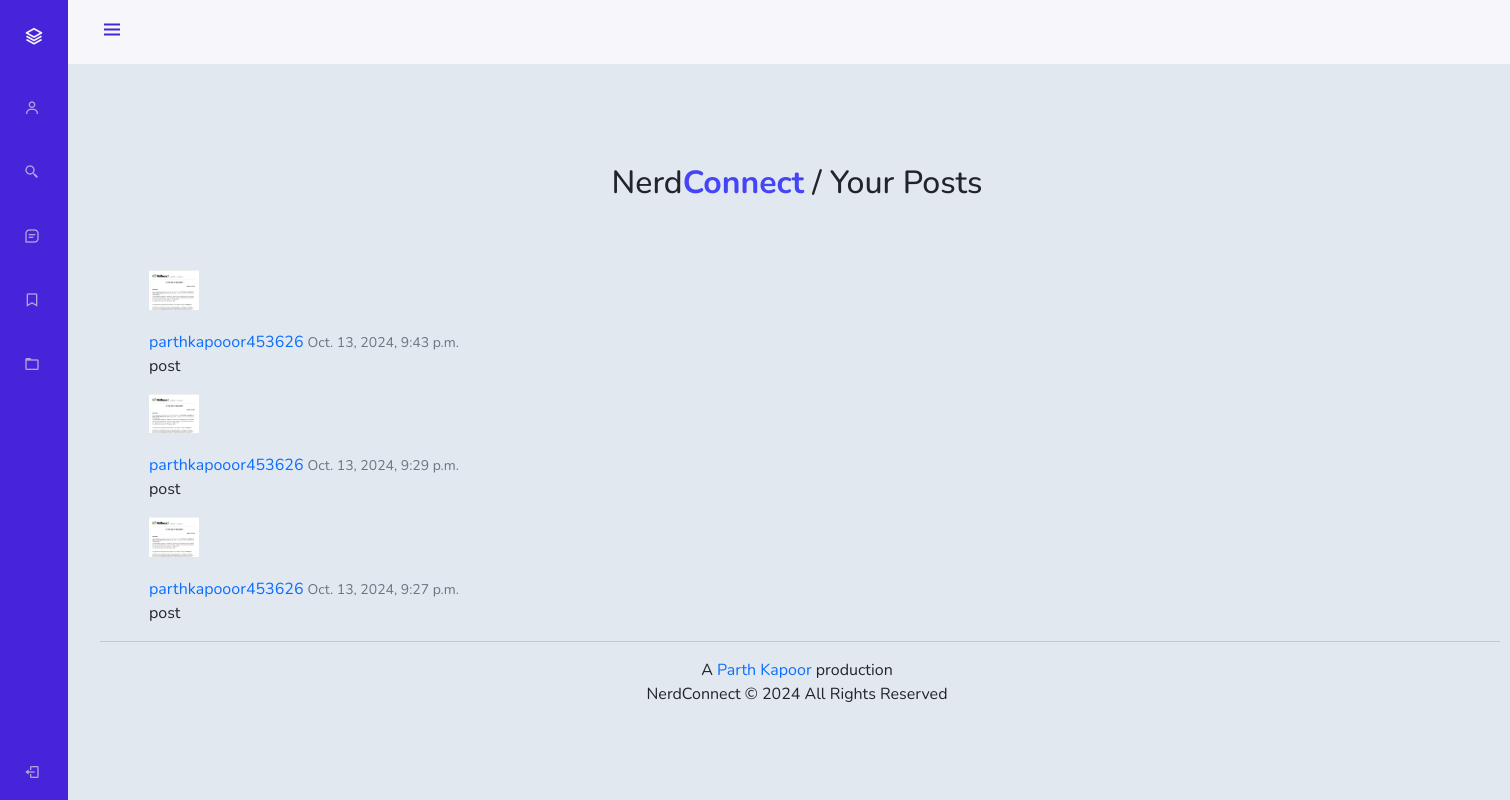
Screenshot of /posts/ (signed in) with the database file from the repository.
### home/models.py (models this page shows)
class Posts(models.Model):
    user = models.ForeignKey(User, on_delete=models.CASCADE)
    post = models.CharField(max_length=60000)
    created_at = models.DateTimeField(auto_now_add=True)

### home/views.py (the view)
# urls.py: path("posts/", UserPosts, name="userposts"),
@login_required
def UserPosts(request):
    user = request.user
    username = user.username
    image_getter = Details.objects.get(user=user)
    images = image_getter.images
    posts = Posts.objects.filter(user=user).order_by("-created_at")
    return render(
        request,
        "home/userposts.html",
        {"post": posts, "user": username, "images": images},
    )

### templates/home/userposts.html (shortened to what this page needs)
<!DOCTYPE html>
<html lang="en">
<head>
    <link href="https://cdn.jsdelivr.net/npm/bootstrap@5.0.2/dist/css/bootstrap.min.css" rel="stylesheet">
    <link href="https://unpkg.com/boxicons@latest/css/boxicons.min.css" rel="stylesheet">
</head>
<body id="body-pd">
    <header class="header" id="header">
        <div class="header_toggle">
            <i class='bx bx-menu' id="header-toggle"></i>
        </div>
    </header>
    <div class="l-navbar" id="nav-bar">
        <nav class="nav">
            <div>
                <a href="#" class="nav_logo">
                    <i class='bx bx-layer nav_logo-icon'></i>
                </a>
                <div class="nav_list">
                    <a href="{% url 'home' user %}" class="nav_link">
                        <i class='bx bx-user nav_icon'></i>
                    </a>
                    <a href="{% url 'search' %}" class="nav_link ">
                        <i class='bx bx-search-alt-2 nav_icon'></i>
                    </a>
                    <a href="{% url 'create' %}" class="nav_link">
                        <i class='bx bx-message-square-detail nav_icon'></i>
                    </a>
                    <a href="{% url 'userposts' %}" class="nav_link">
                        <i class='bx bx-bookmark nav_icon'></i>
                    </a>
                    <a href="{% url 'feed' %}" class="nav_link">
                        <i class='bx bx-folder nav_icon'></i>
                    </a>
                </div>
            </div>
            <a href="{% url 'logout' %}" class="nav_link">
                <i class='bx bx-log-out nav_icon'></i>
            </a>
        </nav>
    </div>
    <div class="the-heading"><h1 class="the-heading">Nerd<b class="the-heading" style="color: rgb(69, 69, 247);">Connect</b> / Your Posts</h1></div>
    {% load static %}
    <div class="container">
        <div class="col-md-7">
            {% for item in post %}
            <div class="social-feed-separated">
                <div class="social-avatar">
                    <a href="{% url 'home' user %}">
                        <img style="width: 50px;" alt="profile image"
                             src="{% if images %}{{ images.url }}{% else %}{% static 'default.png' %}{% endif %}">
                    </a>
                </div>
                <div class="social-feed-box">
                    <div class="social-avatar">
                        <a href="{% url 'home' user %}">
                            {{ user }}
                        </a>
                        <small class="text-muted">{{ item.created_at }}</small>
                    </div>
                    <div class="social-body">
                        <p>
                            {{ item.post }}
                        </p>
                    </div>
                </div>
            </div>
            {% endfor %}
        </div>
    </div>
    <footer class="footer"><hr class="hr">A <a href="https://www.linkedin.com/in/parth-kapoor-151436269/">Parth Kapoor</a> production <br> NerdConnect &#169; 2024 All Rights Reserved</footer>
</body>
</html>

### templates/home/userposts.html (style rules this page uses)
:root { --header-height: 3rem; --nav-width: 68px; --first-color: #4723D9; --first-color-light: #AFA5D9; --white-color: #F7F6FB; --body-font: 'Nunito', sans-serif; --normal-font-size: 1rem; --z-fixed: 100; }
body { margin: var(--header-height) 0 0 0; padding: 0 1rem 0 1rem; font-family: var(--body-font); font-size: var(--normal-font-size); transition: .5s; background-color: #e2e8f0; }
a { text-decoration: none; }
.header { width: 100%; height: var(--header-height); position: fixed; top: 0; left: 0; display: flex; align-items: center; justify-content: space-between; padding: 0 1rem; background-color: var(--white-color); z-index: var(--z-fixed); transition: .5s; }
.header_toggle { color: var(--first-color); font-size: 1.5rem; cursor: pointer; }
.l-navbar { position: fixed; top: 0; bottom: 0; left: -30%; width: var(--nav-width); height: 100vh; background-color: var(--first-color); padding: .5rem 1rem 0 0; transition: .5s; z-index: var(--z-fixed); }
.nav { height: 100vh; display: flex; flex-direction: column; justify-content: space-between; overflow: hidden; }
.nav_logo, .nav_link { display: grid; grid-template-columns: max-content max-content; align-items: center; column-gap: 1rem; padding: .5rem 0 .5rem 1.5rem; }
.nav_logo { margin-bottom: 2rem; }
.nav_logo-icon { font-size: 1.25rem; color: var(--white-color); }
.nav_link { color: var(--first-color-light); margin-bottom: 1.5rem; transition: .3s; }
.container { padding-bottom: 0; }
h1 { padding-left: 300px; padding-top: 100px; padding-bottom: 60px; text-align: center; font-size: 2rem; }
.social-feed-box { margin-top: 20px; }
.footer { margin-top: 0px; text-align: center; }
.hr { color: grey; opacity: 0.3; width: 1400px; }
@media screen and (min-width: 768px) { body { margin: calc(var(--header-height) + 1rem) 0 0 0; padding-left: calc(var(--nav-width) + 2rem); } }
@media screen and (min-width: 768px) { .header { height: calc(var(--header-height) + 1rem); padding: 0 2rem 0 calc(var(--nav-width) + 2rem); } }
@media screen and (min-width: 768px) { .l-navbar { left: 0; padding: 1rem 1rem 0 0; } }
@media screen and (min-width: 768px) { h1 { padding-left: 00px; padding-top: 100px; padding-bottom: 60px; text-align: center; font-size: 2rem; } }

### rows the page displays
Posts: created_at "Oct. 13, 2024, 9:43 p.m.", post "post"
Posts: created_at "Oct. 13, 2024, 9:29 p.m.", post "post"
Posts: created_at "Oct. 13, 2024, 9:27 p.m.", post "post"

### other values shown
{{ user }} "parthkapooor453626"
